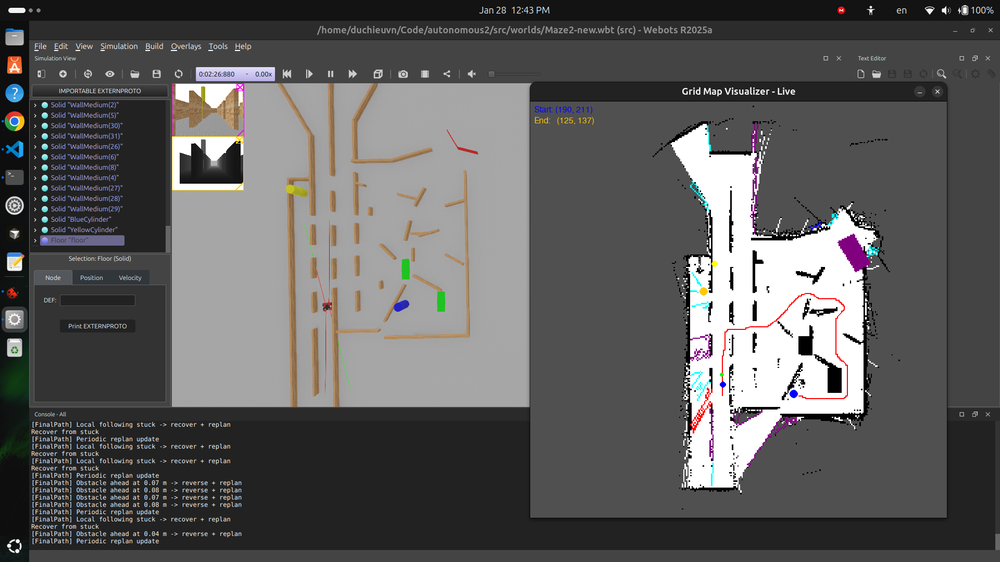
#> input picture figs/map2.png, 1000 x 562 px, shrunk from 1920 x 1080 before the run; its folder holds only this picture in this run
$ python -i utils.py   (imports and definitions only)   (older library calls are emulated)
#> lines starting #> are read from the running program, lines starting #| are printed output that depends on the picture; after the words box and inside, x2 and y2 are one past the last pixel; in counts of white or black regions, pixels touching at a corner belong together
#> further down, picture is the input picture: shape (562, 1000, 3); mean B, G, R 92.8, 93, 94
import numpy as np
import cv2
from CONSTANTS import *

# [120 lines left out: functions get_angle_diff, remove_noisy_pixels, clean_small_obstacle_components, inflate_obstacles, expand_free_pixel, bresenham_line and 4 more, not called in this run]

def segment_color(hsv_img, color):
    """Segments an image based on the specified color in HSV space."""
#> called with color = 'red'
    if color == 'red':
        # Red can wrap around in HSV, so we need two ranges
        lower_red1 = np.array(RED_WALL_HSV_LOWER1)
        upper_red1 = np.array(RED_WALL_HSV_UPPER1)
        mask1 = cv2.inRange(hsv_img, lower_red1, upper_red1)
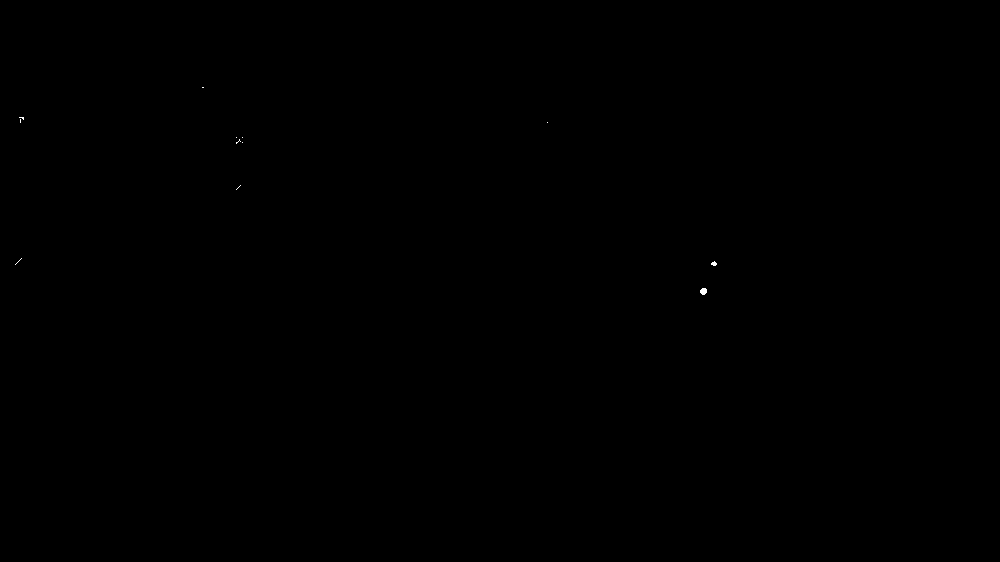
#> mask1: shape (562, 1000); 0.02% white; 12 white regions (10 under 20 px), largest, box (x1, y1, x2, y2) and area: (700, 288, 707, 295) 39, (711, 261, 717, 266) 20

        lower_red2 = np.array(RED_WALL_HSV_LOWER2)
        upper_red2 = np.array(RED_WALL_HSV_UPPER2)
        mask2 = cv2.inRange(hsv_img, lower_red2, upper_red2)
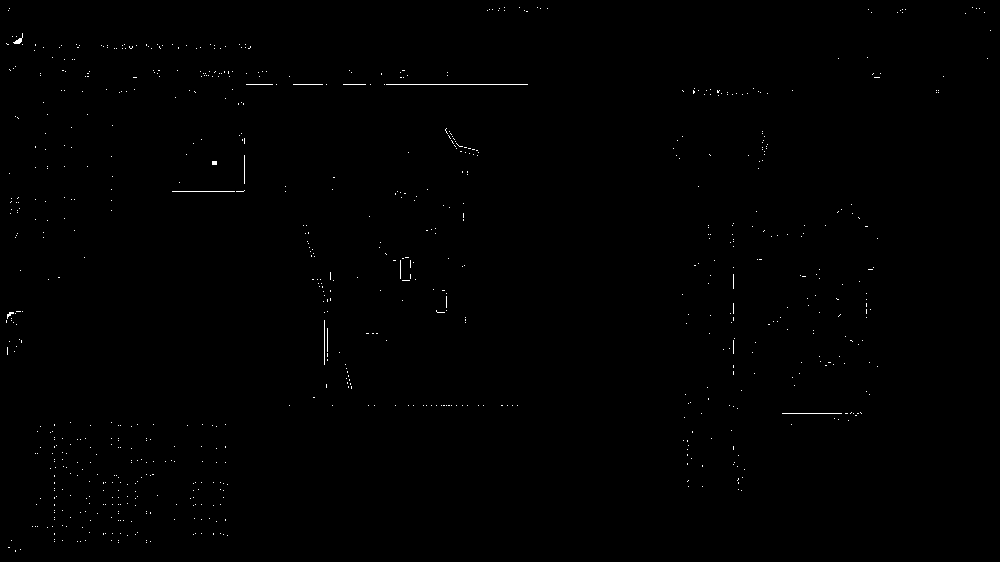
#> mask2: shape (562, 1000); 0.29% white in thin lines or dots

        return cv2.bitwise_or(mask1, mask2)
#> returned value: shape (562, 1000); 0.31% white in thin lines or dots

    elif color == 'blue':
        lower_blue = np.array(BLUE_HSV_LOWER)
        upper_blue = np.array(BLUE_HSV_UPPER)
        blue_mask = cv2.inRange(hsv_img, lower_blue, upper_blue)
        return blue_mask

    elif color == 'yellow':
        lower_yellow = np.array(YELLOW_HSV_LOWER)
        upper_yellow = np.array(YELLOW_HSV_UPPER)
        yellow_mask = cv2.inRange(hsv_img, lower_yellow, upper_yellow)
        return yellow_mask

    elif color == 'green':
        lower_green = np.array(GREEN_HSV_LOWER)
        upper_green = np.array(GREEN_HSV_UPPER)
        green_mask = cv2.inRange(hsv_img, lower_green, upper_green)
        return green_mask

    return None

def red_is_middle(hsv_img):
    "check if hsv_img has a red square in the middle"
    red_mask = segment_color(hsv_img, 'red')

    # If there are no red pixels at all, it's not in the middle.
    if cv2.countNonZero(red_mask) == 0:
        return False, red_mask

    height, width, _ = hsv_img.shape
#> height = 562; width = 1000
    margin = 30

    # Check for red pixels on the border
    top_border = red_mask[0:margin, :]
    bottom_border = red_mask[height-margin:height, :]
    left_border = red_mask[:, 0:margin]
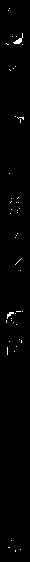
#> left_border: shape (562, 30); 0.87% white in thin lines or dots, all inside (x1, y1, x2, y2) = (6, 8, 24, 552)
    right_border = red_mask[:, width-margin:width]
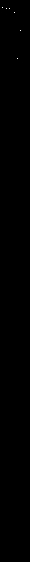
#> right_border: shape (562, 30); 0.04% white in thin lines or dots, all inside (x1, y1, x2, y2) = (2, 7, 21, 59)

    # If any red is found on any border, it's not fully in the middle.
    if np.any(top_border) or np.any(bottom_border) or np.any(left_border) or np.any(right_border):
        return False, red_mask

    # If red is present but not on the margins, it's in the middle.
    return True, red_mask

# [4 lines left out: function percentage_map_differences, not called in this run]

def save_map(map, save_path):
    bw = (map * 255).astype(np.uint8)
    cv2.imwrite(save_path, bw)

>>> import cv2
>>> picture = cv2.imread('../../../figs/map2.png')
>>> result = red_is_middle(picture)
